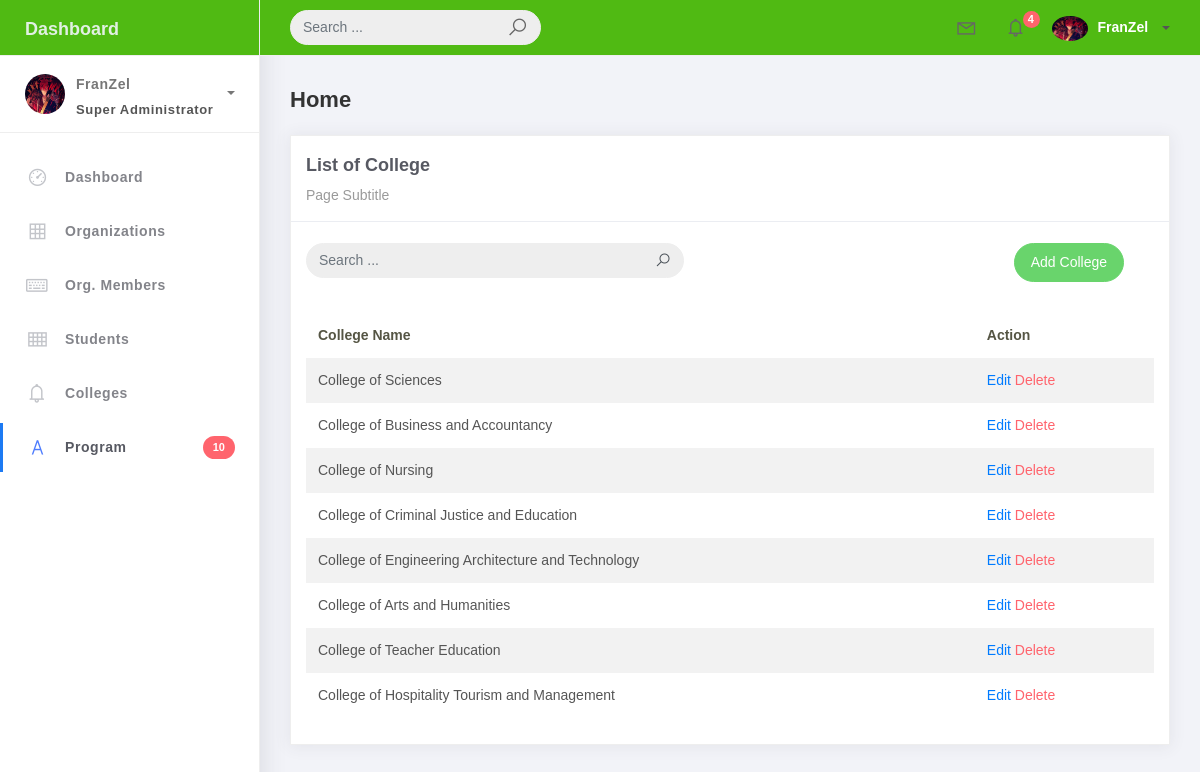
Page /college_list on the committed database.
### studentorg/models.py (models this page shows, shortened)
class BaseModel(models.Model):
    created_at = models.DateTimeField(auto_now_add=True, db_index=True)
    updated_at = models.DateTimeField(auto_now=True)
    class Meta:
        abstract = True

class College(BaseModel):
    college_name = models.CharField(max_length=150)

### studentorg/views.py (the view)
# urls.py: path('college_list', CollegeList.as_view(), name='college-list'),
class CollegeList(ListView):
    model = College
    context_object_name = 'college'
    template_name = 'college_list.html'
    paginate_by = 10
    def get_queryset(self, *args, **kwargs):
        qs = super(CollegeList, self).get_queryset(*args, **kwargs)
        if self.request.GET.get("q") != None:
            query = self.request.GET.get('q')
            qs = qs.filter(Q(college_name__icontains=query))
        return qs

### templates/college_list.html (shortened to what this page needs)
{% extends 'base.html' %}
{% load static %}
{% block content %}
<div class="content">
    <div class="container-fluid">
        <h4 class="page-title">Home</h4>
        <div class="row">
            <div class="col-md-12">
                <div class="card">
                    <div class="card-header">
                        <div class="card-title">List of College</div>
                        <div class="card-category">Page Subtitle</div>
                    </div>
                    <br />
                        <div class="col-md-12 row">
                            <div class="col-md-6">
                                <form class="navbar-form nav-search mr-md-3" action="">
                                    <div class="input-group">
                                        <input type="text" placeholder="Search ..." class="form-control" name="q" />
                                        <div class="input-group-append">
                                            <span class="input-group-text">
                                                <i class="la la-search search icon"></i>
                                            </span>
                                        </div>
                                    </div>
                                </form>
                            </div>
                            <div class="col-md-6">
                                <div class="pull-right">
                                    <a href="" class="btn btn-success btn-rounded">Add College</a>
                                </div>
                            </div>
                        </div>
                    <div class="card-body">
                        <table class="table table-striped mt-3">
                            <thead>
                                <tr>
                                    <th scope="col">College Name</th>
                                    <th scope="col">Action</th>
                                </tr>
                            </thead>
                            <tbody>
                                {% for student in object_list %}
                                <tr>
                                    <td>{{ student.college_name }}</td>
                                    <td>
                                        <a href="{% url 'college-update' pk=student.id %}">Edit</a>
                                        <a href="{% url 'college-delete' pk=student.id %}" class="text-danger">Delete</a>
                                    </td>
                                </tr>
                                {% endfor %}
                            </tbody>
                        </table>
                    </div>
                </div>
            </div>
        </div>
    </div>
</div>
{% endblock %}

### rows in the picture
College: college_name "College of Sciences"
College: college_name "College of Business and Accountancy"
College: college_name "College of Nursing"
College: college_name "College of Criminal Justice and Education"
College: college_name "College of Engineering Architecture and Technology"
College: college_name "College of Arts and Humanities"
College: college_name "College of Teacher Education"
College: college_name "College of Hospitality Tourism and Management"
